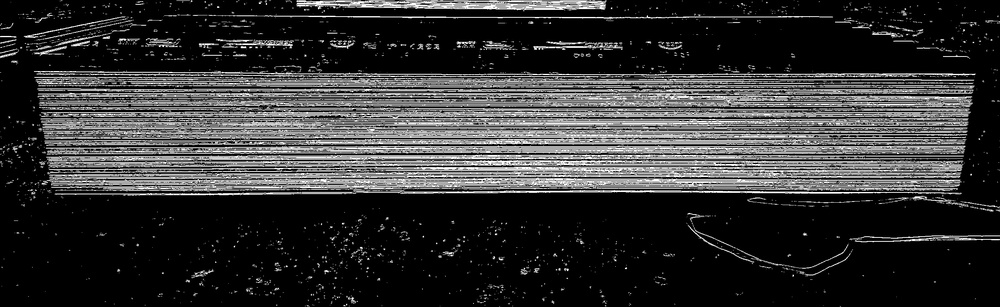
#> input picture data/previews/1_sheet_counter_ridges/preprocessed.jpg, 1000 x 307 px, shrunk from 2528 x 777 before the run; its folder holds only this picture in this run
$ python sheet_counter_ridges.py --wrap_dir ../../data/previews/1_sheet_counter_ridges --nowrap_dir ../../data/previews/1_sheet_counter_ridges   (older library calls are emulated)
#> lines starting #> are read from the running program, lines starting #| are printed output that depends on the picture; after the words box and inside, x2 and y2 are one past the last pixel; in counts of white or black regions, pixels touching at a corner belong together
#!/usr/bin/env python3
"""
sheet_counter_hough.py

Adaptive POC: count corrugated sheets by detecting horizontal lines via Hough Transform.
"""

import cv2, numpy as np, glob, os

# --- PARAMETERS you can still tweak slightly ---
SOBEL_KSIZE   = 3
HOUGH_THRESH  = 150  # accumulator threshold for HoughLines
ANGLE_TOLERANCE = np.pi/180 * 5  # ±5° around horizontal
MIN_LINE_GAP = 10  # px to consider two lines distinct
IMG_EXTS = ('*.jpg','*.jpeg','*.png')

def preprocess(path):
    img = cv2.imread(path)
#> img is the input picture: shape (307, 1000, 3); min 0, max 255, mean 50.8
    gray = cv2.cvtColor(img, cv2.COLOR_BGR2GRAY)
    # Sobel for horizontal edges
    sob = cv2.Sobel(gray, cv2.CV_64F, dx=0, dy=1, ksize=SOBEL_KSIZE)
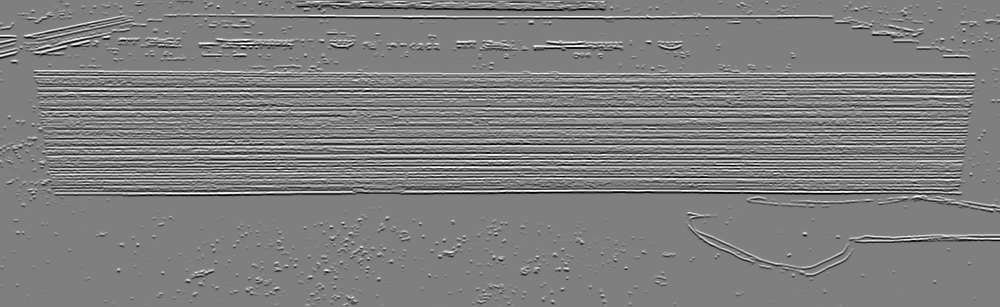
#> sob: shape (307, 1000) float64; min -1020, max 1020, mean -1.3; drawn with min black and max white
    abs_sob = np.uint8(cv2.normalize(np.absolute(sob), None, 0,255, cv2.NORM_MINMAX))
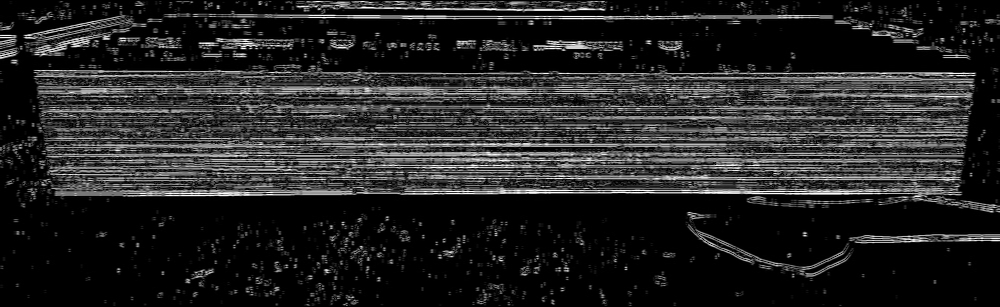
#> abs_sob: shape (307, 1000); min 0, max 255, mean 36.4
    # Otsu threshold
    _, bw = cv2.threshold(abs_sob, 0, 255, cv2.THRESH_BINARY+cv2.THRESH_OTSU)
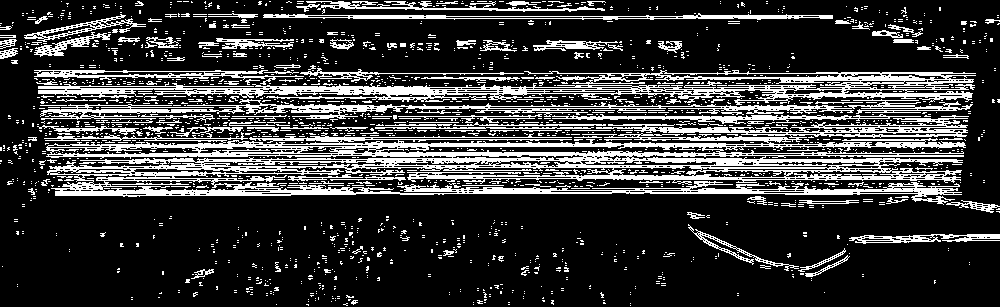
#> bw: shape (307, 1000); 22.6% white; 1983 white regions (1817 under 20 px), largest, box (x1, y1, x2, y2) and area: (44, 115, 969, 205) 29768, (38, 70, 976, 105) 9999, (40, 99, 973, 120) 4850
    output_path="data/previews/1_sheet_counter_ridges"
    os.makedirs(os.path.dirname(output_path), exist_ok=True)
    output_path = os.path.join(output_path, f"preprocessed.jpg")
    cv2.imwrite(output_path, bw)
    return bw

def count_sheets_via_hough(bw):
    # detect lines in (rho,theta)
    lines = cv2.HoughLines(bw, 1, np.pi/180, HOUGH_THRESH)
#> lines = 2208 rows, first 8: [155, 1.57], [144, 1.57], [89, 1.57], [93, 1.57], [153, 1.57], [146, 1.57], [193, 1.57], [116, 1.57]
    if lines is None:
        return 0

    # keep only near-horizontal lines (theta≈0 or π)
    horzs = []
    for rho,theta in lines[:,0]:
        if abs(theta) < ANGLE_TOLERANCE or abs(theta-np.pi) < ANGLE_TOLERANCE:
            # compute y-intercept: rho = x*cosθ + y*sinθ ⇒ y = (rho - x cosθ)/sinθ
            # for x=0: y0 = rho/sinθ
            y0 = rho/np.sin(theta+1e-6)
            horzs.append(y0)
#> this loop made 2208 passes
#> after the loop, horzs = []
    if not horzs:
        return 0

    # cluster by y0: sort and count distinct clusters > MIN_LINE_GAP apart
    horzs = sorted(horzs)
    clusters = [horzs[0]]
    for y in horzs[1:]:
        if abs(y - clusters[-1]) > MIN_LINE_GAP:
            clusters.append(y)
    return len(clusters)

def process_dir(name, d):
    paths = sorted(sum((glob.glob(os.path.join(d,ext)) for ext in IMG_EXTS), []))
    print(f"\nProcessing {len(paths)} images in {name}")
    total = 0
    for p in paths:
        bw = preprocess(p)
        cnt = count_sheets_via_hough(bw)
#> cnt = 0
        total += cnt
#> total = 0
        print(f"  {os.path.basename(p):30} → {cnt}")
#|   preprocessed.jpg               → 0
    print(f"Subtotal {name}: {total}")
#| Subtotal Unwrapped: 0
    return total

if __name__=="__main__":
    import argparse
    p = argparse.ArgumentParser(__doc__)
    p.add_argument("--wrap_dir",   required=True)
    p.add_argument("--nowrap_dir", required=True)
    args = p.parse_args()

    w = 0
    # w = process_dir("Wrapped",   args.wrap_dir)
    u = process_dir("Unwrapped", args.nowrap_dir)
#> u = 0
    print("\nGRAND TOTAL:", w+u)
#| GRAND TOTAL: 0


'''
python scripts/1_cv/sheet_counter_ridges.py \
    --wrap_dir   data/raw/wrap_images \
    --nowrap_dir data/raw/nowrap_images
'''
